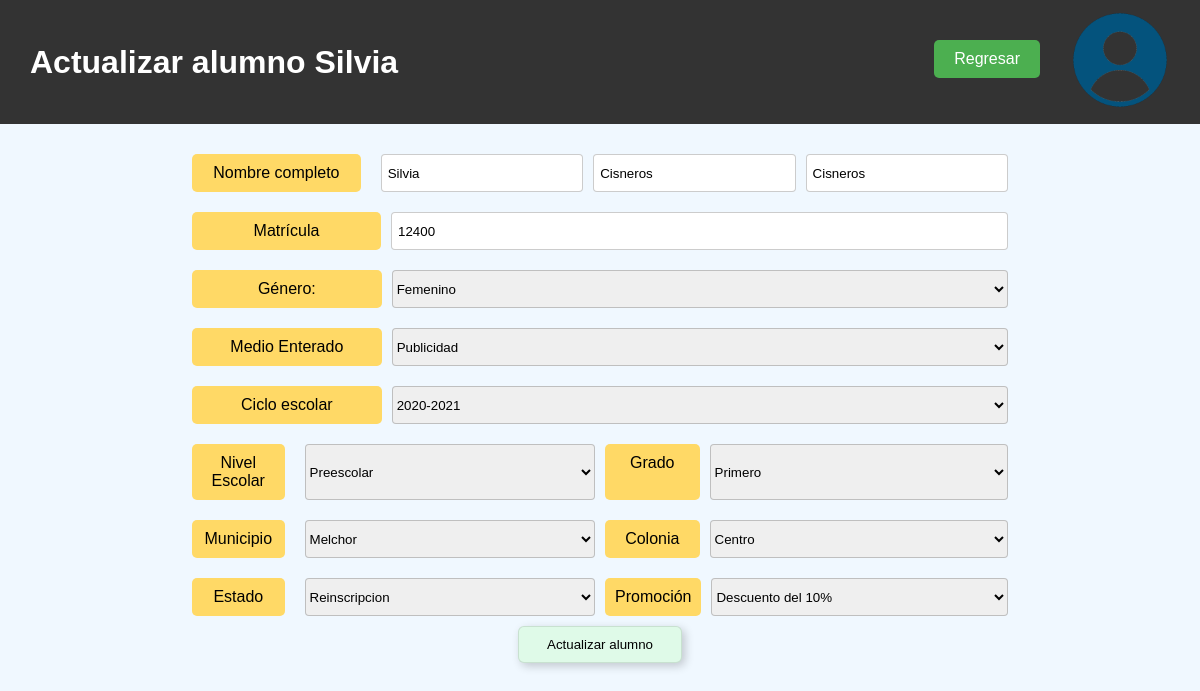
The app's page /actualizar_alumno.php?id=57 (signed in) with its own data.
### tables this page shows
CREATE TABLE alumno (
    id INT NOT NULL PRIMARY KEY AUTO_INCREMENT,
    nombre VARCHAR(60) NOT NULL,
    Ap VARCHAR(50) NOT NULL,
    Am VARCHAR(50) NOT NULL,
    matricula INT NOT NULL,
    municipio INT NOT NULL,
    genero INT NOT NULL,
    colonia INT NOT NULL,
    medio_enterado INT NOT NULL,
    promocion INT NOT NULL,
    estado INT NOT NULL,
    nivel_grado_ciclo_id INT NOT NULL,
    FOREIGN KEY (nivel_grado_ciclo_id) REFERENCES nivel_grado_ciclo(id) ON DELETE CASCADE,
    FOREIGN KEY (estado) REFERENCES estado(id) ON DELETE CASCADE,
    FOREIGN KEY (promocion) REFERENCES promocion(id) ON DELETE CASCADE,
    FOREIGN KEY (medio_enterado) REFERENCES medio_enterado(id) ON DELETE CASCADE,
    FOREIGN KEY (colonia) REFERENCES colonia(id) ON DELETE CASCADE,
    FOREIGN KEY (municipio) REFERENCES municipio(id) ON DELETE CASCADE,
    FOREIGN KEY (genero) REFERENCES genero(id) ON DELETE CASCADE
);

CREATE TABLE genero (
    id INT NOT NULL PRIMARY KEY AUTO_INCREMENT,
    descripcion VARCHAR(50) NOT NULL
);

CREATE TABLE medio_enterado (
    id INT NOT NULL PRIMARY KEY AUTO_INCREMENT,
    descripcion VARCHAR(50) NOT NULL
);

CREATE TABLE nivel_grado_ciclo (
    id INT NOT NULL PRIMARY KEY AUTO_INCREMENT,
    nivel_educativo_id INT NOT NULL,
    grado_id INT NOT NULL,
    ciclo_id INT NOT NULL,
    FOREIGN KEY (nivel_educativo_id) REFERENCES nivel_educativo(id) ON DELETE CASCADE,
    FOREIGN KEY (grado_id) REFERENCES grado(id) ON DELETE CASCADE,
    FOREIGN KEY (ciclo_id) REFERENCES ciclo(id) ON DELETE CASCADE
);

CREATE TABLE ciclo (
    id INT NOT NULL PRIMARY KEY AUTO_INCREMENT,
    descripcion VARCHAR(50) NOT NULL
);

CREATE TABLE nivel_educativo (
    id INT NOT NULL PRIMARY KEY AUTO_INCREMENT,
    descripcion VARCHAR(50) NOT NULL
);

CREATE TABLE grado (
    id INT NOT NULL PRIMARY KEY AUTO_INCREMENT,
    descripcion VARCHAR(50) NOT NULL,
    nivel_educativo_id INT NOT NULL,
    FOREIGN KEY (nivel_educativo_id) REFERENCES nivel_educativo(id) ON DELETE CASCADE
);

CREATE TABLE municipio (
    id INT NOT NULL PRIMARY KEY AUTO_INCREMENT,
    descripcion VARCHAR(50) NOT NULL
);

CREATE TABLE colonia (
    id INT NOT NULL PRIMARY KEY AUTO_INCREMENT,
    descripcion VARCHAR(50) NOT NULL,
    municipio_id INT NOT NULL, 
    FOREIGN KEY (municipio_id) REFERENCES municipio(id) ON DELETE CASCADE
);

CREATE TABLE estado(
    id INT NOT NULL PRIMARY KEY AUTO_INCREMENT,
    descripcion VARCHAR(50) NOT NULL
);

CREATE TABLE promocion (
    id INT NOT NULL PRIMARY KEY AUTO_INCREMENT,
    descripcion VARCHAR(50) NOT NULL
);

### actualizar_alumno.php (the view, shortened to what this page needs)
<?php
$pdo = Conexion::connection();
if (!$_SERVER["REQUEST_METHOD"] === "GET") {
    header("Location: ../index.php?mensaje=err1");
    exit();
} else{
    try {
        $id = $_GET['id'];
        $stmt = $pdo->prepare(
            "SELECT a.*,
                    g.descripcion as genero_descripcion,
                    me.descripcion as medio_descripcion,
                    mu.descripcion as municipio_descripcion,
                    col.descripcion as colonia_descripcion,
                    e.descripcion as estado_descripcion,
                    p.descripcion as promocion_descripcion
            FROM alumno a
            INNER JOIN genero g ON a.genero = g.id
            INNER JOIN medio_enterado me ON a.medio_enterado = me.id
            INNER JOIN municipio mu ON a.municipio = mu.id
            INNER JOIN colonia col ON a.colonia = col.id
            INNER JOIN estado e ON a.estado = e.id
            INNER JOIN promocion p ON a.promocion = p.id
            WHERE a.id = :id"
        );
        $stmt->bindParam(':id', $id);
        $stmt->execute();
        $alumno = $stmt->fetch(PDO::FETCH_ASSOC);
    } catch (\Throwable $th) {
        echo "Error: ". $th->getMessage();
        exit();
    }
    try {
        $stmt = $pdo->prepare(
            "SELECT ngc.id as nivel_grado_ciclo_id,
                    c.id as ciclo_id,
                    n.id as nivel_educativo_id,
                    g.id as grado_id,
                    c.descripcion as ciclo_descripcion,
                    n.descripcion as nivel_descripcion,
                    g.descripcion as grado_descripcion
            FROM nivel_grado_ciclo ngc
            INNER JOIN ciclo c ON ngc.ciclo_id = c.id
            INNER JOIN nivel_educativo n ON ngc.nivel_educativo_id = n.id
            INNER JOIN grado g ON ngc.grado_id = g.id
            WHERE ngc.id = :id"
        );
        $stmt->bindParam(':id', $alumno['nivel_grado_ciclo_id']);
        $stmt->execute();
        $nivel_grado_ciclo = $stmt->fetch(PDO::FETCH_ASSOC);
    } catch (\Throwable $th) {
        echo "Error: ". $th->getMessage();
        exit();
    }
}
?>
<!DOCTYPE html>
<html lang="es">
<head>
    <link rel="stylesheet" href="css/registrarAlumno.css">
    <link rel="stylesheet" href="css/header.css">
</head>
<body>
    <header>
        <h1>Actualizar alumno <?php echo htmlspecialchars($alumno['nombre']); ?></h1>
        <a href="alumnos.php" class="botonInicio">Regresar</a>
        <a href="usuario.php">
            <img src="img/usuario.png" alt="Cuenta de usuario">
        </a>
    </header>
    <div class="container">
        <form action="php/alumnos/actualizarAlumno.php" method="POST">
            <div class="form-group">
                <label for="nombre">Nombre completo</label>
                <input type="text" id="nombre" name="nombre" placeholder="Nombre(s)" value="<?php echo htmlspecialchars($alumno['nombre']); ?>" required>
                <input type="text" id="ap" name="ap" placeholder="Apellido Paterno" value="<?php echo htmlspecialchars($alumno['Ap']); ?>" required>
                <input type="text" id="am" name="am" placeholder="Apellido Materno" value="<?php echo htmlspecialchars($alumno['Am']); ?>" required>
            </div>
            <div class="form-group">
                <label for="matricula">Matrícula</label>
                <input type="text" id="matricula" name="matricula" value="<?php echo htmlspecialchars($alumno['matricula']); ?>" placeholder="0000" required>
            </div>
            <div class="form-group">
                <label for="genero">Género:</label>
                <select name="genero" id="genero" required onchange="limpiarSelect('genero')">
                    <option value="<?php echo htmlspecialchars($alumno['genero']); ?>">
                        <?php echo htmlspecialchars($alumno['genero_descripcion']); ?>
                    </option>
                </select>
            </div>
            <div class="form-group">
                <label for="medio_enterado">Medio Enterado</label>
                <select name="medio_enterado" id="medio_enterado" required onchange="limpiarSelect('medio_enterado')">
                    <option value="<?php echo htmlspecialchars($alumno['medio_enterado']); ?>">
                        <?php echo htmlspecialchars($alumno['medio_descripcion']); ?>
                    </option>
                </select>
            </div>
            <div class="form-group">
                <label for="ciclo">Ciclo escolar</label>
                <select name="ciclo" id="ciclo" required onchange="limpiarSelect('ciclo')">
                    <option value="<?php echo htmlspecialchars($nivel_grado_ciclo['ciclo_id']); ?>">
                        <?php echo htmlspecialchars($nivel_grado_ciclo['ciclo_descripcion']); ?>
                    </option>
                </select>
            </div>
            <div class="group-1">
                <div class="form-group">
                    <label for="nivel_escolar">Nivel Escolar</label>
                    <select name="nivel_escolar" id="nivel_escolar" onchange="cargarGrados()" required>
                        <option value="<?php echo htmlspecialchars($nivel_grado_ciclo['nivel_educativo_id']);?>">
                            <?php echo htmlspecialchars($nivel_grado_ciclo['nivel_descripcion']); ?>
                    </select>
                </div>
                <div class="form-group">
                    <label for="grado">Grado</label>
                    <select name="grado" id="grado" required onchange="limpiarSelect('grado')">
                        <option value="<?php echo htmlspecialchars($nivel_grado_ciclo['grado_id']);?>">
                            <?php echo htmlspecialchars($nivel_grado_ciclo['grado_descripcion']); ?>
                        </option>
                    </select>
                </div>
            </div>
            <div class="group-1">
                <div class="form-group">
                    <label for="municipio">Municipio</label>
                    <select name="municipio" id="municipio" onchange="cargarColonias()" required>
                        <option value="<?php echo htmlspecialchars($alumno['municipio']);?>">
                            <?php echo htmlspecialchars($alumno['municipio_descripcion']); ?>
                        </option>
                    </select>
                </div>
                <div class="form-group">
                    <label for="colonia">Colonia</label>
                    <select name="colonia" id="colonia" required onchange="limpiarSelect('colonia')">
                        <option value="<?php echo htmlspecialchars($alumno['colonia']);?>">
                            <?php echo htmlspecialchars($alumno['colonia_descripcion']); ?>
                        </option>
                    </select>
                </div>
            </div>
            <div class="group-1">
                <div class="form-group">
                    <label for="estado">Estado</label>
                    <select name="estado" id="estado" required onchange="limpiarSelect('estado')">
                        <option value="<?php echo htmlspecialchars($alumno['estado']);?>">
                            <?php echo htmlspecialchars($alumno['estado_descripcion']); ?>
                        </option>
                    </select>
                </div>
                <div class="form-group">
                <label for="promocion">Promoción</label>
                <select name="promocion" id="promocion" required onchange="limpiarSelect('promocion')">
                    <option value="<?php echo htmlspecialchars($alumno['promocion']);?>">
                        <?php echo htmlspecialchars($alumno['promocion_descripcion']); ?>
                    </option>
                </select>
                </div>
            </div>
            <button type="submit" class="submit-btn">Actualizar alumno</button>
        </form>
    </div>
</body>
</html>

### css/registrarAlumno.css (style rules this page uses)
.container { width: 68%; margin: 20px auto; animation: inicio 1s normal; }
form { display: flex; flex-direction: column; align-items: center; }
.form-group { display: flex; justify-content: space-between; margin: 10px 0; width: 100%; }
.group-1 { display: flex; width: 100%; gap: 10px; }
.form-group:first-child { gap: 10px; }
.form-group label { width: 30%; text-align: center; margin-right: 10px; background-color: #ffd966; padding: 10px; border-radius: 5px; }
label[for="nombre"] { width: 80%; }
.form-group select { width: 100%; border: 1px solid rgb(0, 0, 0, 0.2); border-radius: 4px; }
form input[type="text"], form input[type="password"] { padding: 6px; border: 1px solid rgb(0, 0, 0, 0.2); border-radius: 4px; width: 100%; outline: none; transition: .3s; }
form button[type="submit"] { width: 20%; padding: 10px; border-radius: 6px; border: 1px solid rgb(0, 0, 0, 0.1); background-color: #dffae8; box-shadow: 3px 3px 10px rgb(0, 0, 0, 0.2); transition: .5s; outline: none; }

### css/header.css (style rules this page uses)
* { padding: 0; margin: 0; box-sizing: border-box; }
html { font-family: 'Lucida Sans', 'Lucida Sans Regular', 'Lucida Grande', 'Lucida Sans Unicode', Geneva, Verdana, sans-serif; background-color: #f0f8ff; }
header { background-color: #333; padding: 10px 30px 10px 30px; color: #fff; text-align: center; display: flex; justify-content: space-between; align-items: center; }
header img { width: 100px; height: 100px; display: inline; transition: all 0.2s ease-in-out; }
.botonInicio { position: absolute; top: 40px; right: 160px; padding: 10px 20px; font-size: 16px; color: #fff; background-color: #4caf50; border: none; border-radius: 5px; text-decoration: none; transition: background-color 0.3s ease, transform 0.3s ease; }

### records on screen
alumno: nombre "Silvia", ap "Cisneros", am "Cisneros", matricula "12400", genero "Femenino", medio_enterado "Publicidad", municipio "Melchor", colonia "Centro", estado "Reinscripcion", promocion "Descuento del 10%"
nivel_grado_ciclo: ciclo "2020-2021", nivel_escolar "Preescolar", grado "Primero"
